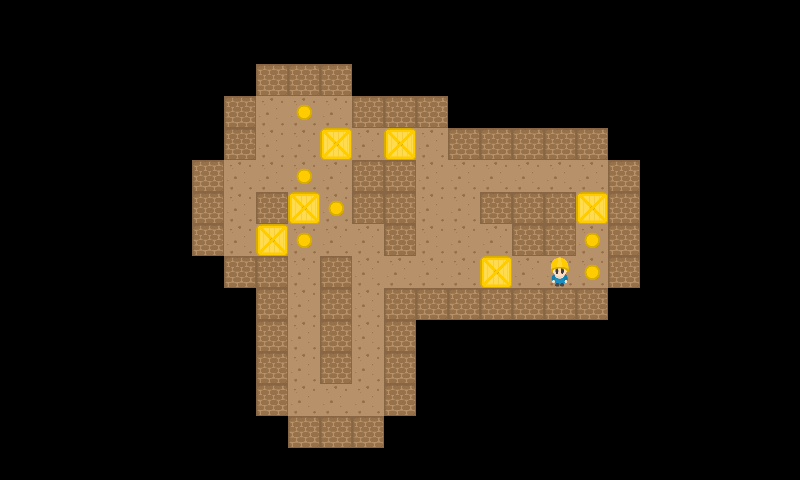

A 2D game scene composited from a Tiled map and its tileset images. What follows is a short description and the map's XML, with each tile layer's data collapsed to a summary:
An orthogonal 25x15 tile map with 32x32 px tiles, 2 tile layers (StaticMap, Objetos).

<map version="1.0" orientation="orthogonal" renderorder="right-down" width="25" height="15" tilewidth="32" tileheight="32">
 <tileset firstgid="1" source="Tileset.tsx" />
 <layer name="StaticMap" width="25" height="15">
  <data>[375 cells, 106 non-empty, 2 distinct tile ids]</data>
 </layer>
 <layer name="Objetos" width="25" height="15">
  <data>[375 cells, 13 non-empty, 3 distinct tile ids]</data>
 </layer>
</map>
